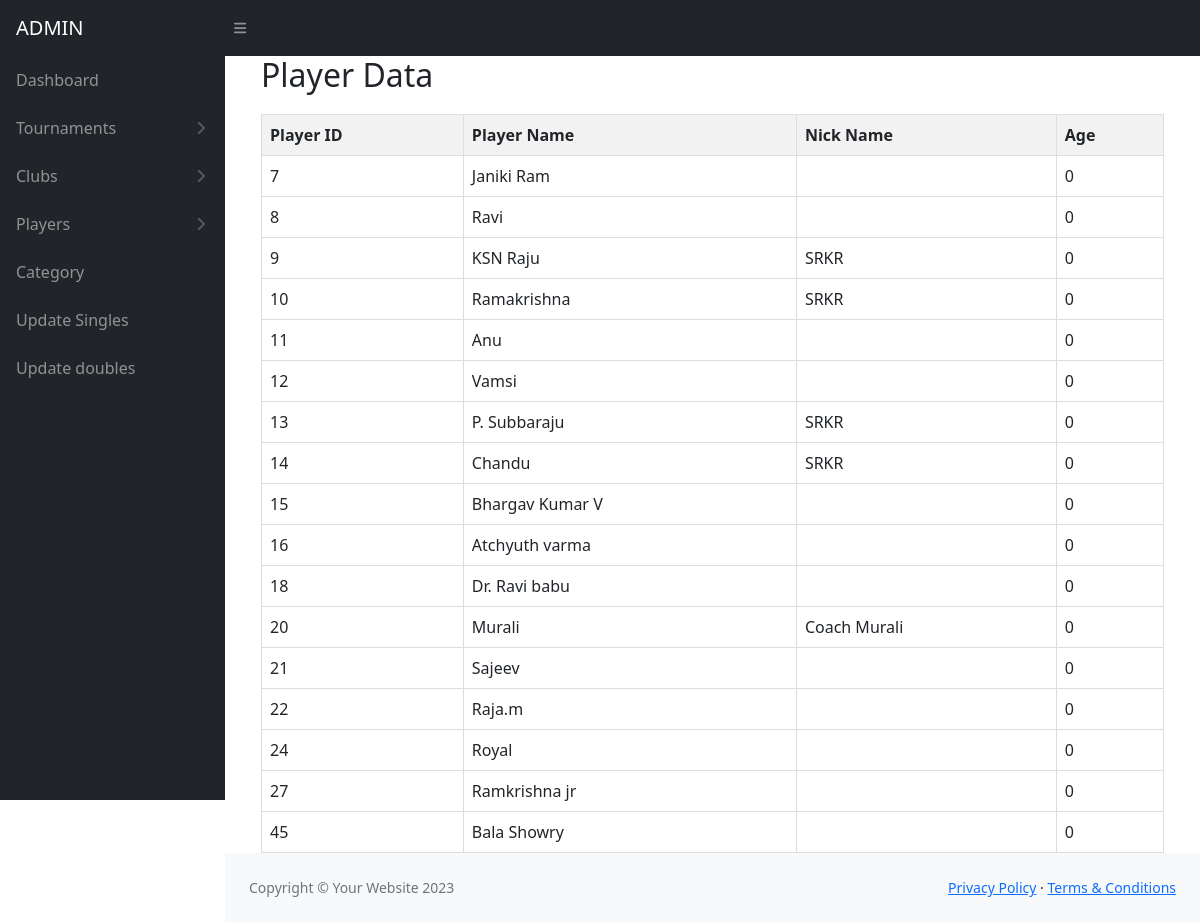
/club3.php, run on the app's committed database.
### tables this page shows
CREATE TABLE `players_d` (
  `pid` int(255) NOT NULL,
  `pname` varchar(100) NOT NULL,
  `pnickname` varchar(50) NOT NULL,
  `age` int(20) NOT NULL,
  `gender` varchar(20) NOT NULL,
  `address` varchar(100) NOT NULL,
  `mobileno` varchar(11) NOT NULL,
  `email` varchar(50) DEFAULT NULL,
  `cid1` int(10) NOT NULL,
  `cid2` int(10) NOT NULL,
  `cid3` int(10) NOT NULL
);

### club3.php (the view, shortened to what this page needs)
<?php
    include 'nav.php';
?>
<main>
    <div class="container-fluid px-4">
        <div class="container">
            <h2>Player Data</h2>
            <table>
                <thead>
                    <tr>
                        <th>Player ID</th>
                        <th>Player Name</th>
                        <th>Nick Name</th>
                        <th>Age</th>
                    </tr>
                </thead>
                <tbody>
                    <?php
                    include 'connect.php';
                    $sql = "SELECT *
                            FROM players_d
                            WHERE players_d.cid3 = 3";
                    $result = mysqli_query($conn, $sql);
                    while ($row = mysqli_fetch_assoc($result)) {
                        echo "<tr>";
                        echo "<td>{$row['pid']}</td>";
                        echo "<td>{$row['pname']}</td>";
                        echo "<td>{$row['pnickname']}</td>";
                        echo "<td>{$row['age']}</td>";
                        echo "</tr>";
                    }
                    ?>
                </tbody>
            </table>
        </div>
    </div>
</main>
<footer class="py-4 bg-light mt-auto">
    <div class="container-fluid px-4">
        <div class="d-flex align-items-center justify-content-between small">
            <div class="text-muted">Copyright &copy; Your Website 2023</div>
            <div>
                <a href="#">Privacy Policy</a>
                &middot;
                <a href="#">Terms &amp; Conditions</a>
            </div>
        </div>
    </div>
</footer>

### club3.php (style rules this page uses)
table { width: 100%; border-collapse: collapse; margin-top: 20px; }
th, td { border: 1px solid #ddd; padding: 8px; text-align: left; }
th { background-color: #f2f2f2; }

### data on the page
players_d: pid "7", pname "Janiki Ram", age "0"
players_d: pid "8", pname "Ravi", age "0"
players_d: pid "9", pname "KSN Raju", pnickname "SRKR", age "0"
players_d: pid "10", pname "Ramakrishna", pnickname "SRKR", age "0"
players_d: pid "11", pname "Anu", age "0"
players_d: pid "12", pname "Vamsi", age "0"
players_d: pid "13", pname "P. Subbaraju", pnickname "SRKR", age "0"
players_d: pid "14", pname "Chandu", pnickname "SRKR", age "0"
players_d: pid "15", pname "Bhargav Kumar V", age "0"
players_d: pid "16", pname "Atchyuth varma", age "0"
players_d: pid "18", pname "Dr. Ravi babu", age "0"
players_d: pid "20", pname "Murali", pnickname "Coach Murali", age "0"
players_d: pid "21", pname "Sajeev", age "0"
players_d: pid "22", pname "Raja.m", age "0"
players_d: pid "24", pname "Royal", age "0"
players_d: pid "27", pname "Ramkrishna jr", age "0"
players_d: pid "45", pname "Bala Showry", age "0"
